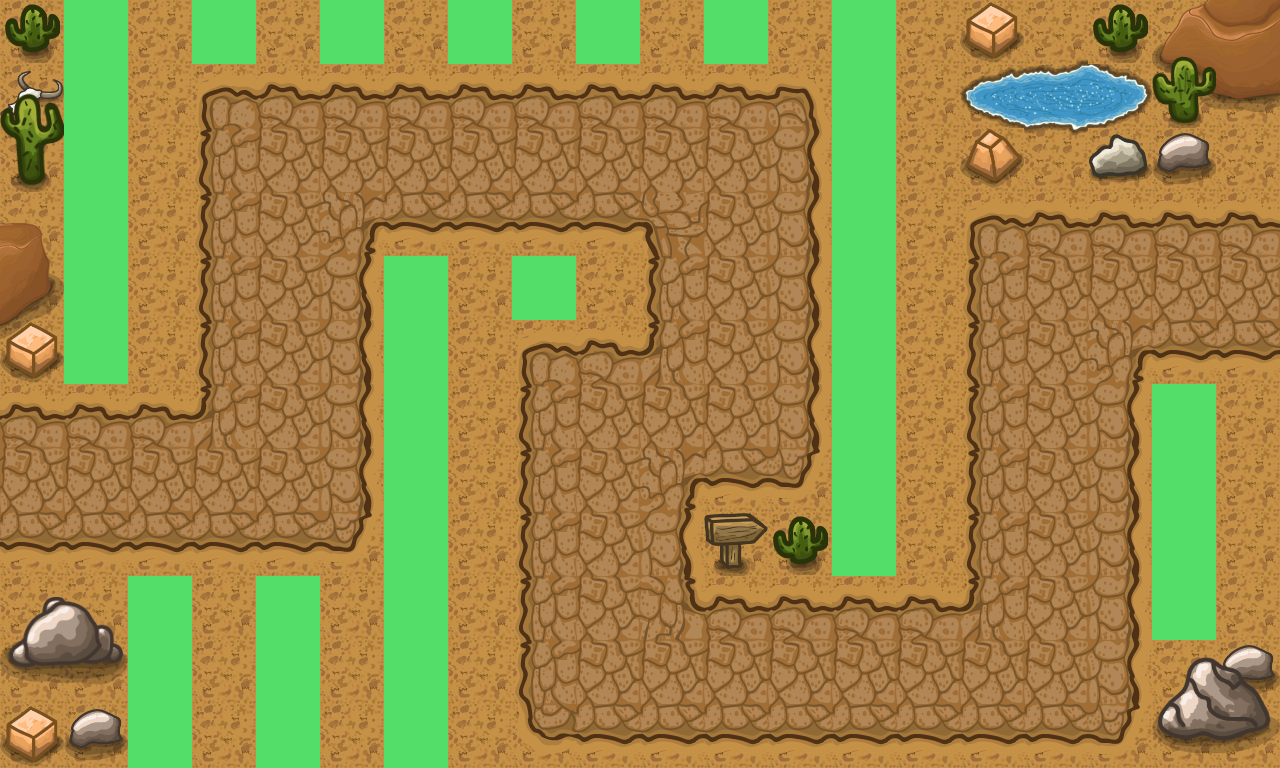

Rendered tile map (Tiled .tmx) drawn with the repository's tilesets; below, a short description and the full map source, tile grids included:
An orthogonal 20x12 tile map with 64x64 px tiles, 5 tile layers (Dirt, Pathing, Details1, Details3, ...) and 1 object.

<map version="1.10" tiledversion="1.11.2" orientation="orthogonal" renderorder="right-down" width="20" height="12" tilewidth="64" tileheight="64" infinite="0" nextlayerid="8" nextobjectid="2">
 <editorsettings>
  <export target="pellet-map..js" format="js" />
 </editorsettings>
 <tileset firstgid="1" source="tileset.tsx" />
 <layer id="1" name="Dirt" width="20" height="12">
  <data encoding="csv">
16,16,16,16,16,16,16,16,16,16,16,16,16,16,16,16,16,16,16,16,
16,16,16,16,16,16,16,16,16,16,16,16,16,16,16,16,16,16,16,16,
16,16,16,16,16,16,16,16,16,16,16,16,16,16,16,16,16,16,16,16,
16,16,16,16,16,16,16,16,16,16,16,16,16,16,16,16,16,16,16,16,
16,16,16,16,16,16,16,16,16,16,16,16,16,16,16,16,16,16,16,16,
16,16,16,16,16,16,16,16,16,16,16,16,16,16,16,16,16,16,16,16,
16,16,16,16,16,16,16,16,16,16,16,16,16,16,16,16,16,16,16,16,
16,16,16,16,16,16,16,16,16,16,16,16,16,16,16,16,16,16,16,16,
16,16,16,16,16,16,16,16,16,16,16,16,16,16,16,16,16,16,16,16,
16,16,16,16,16,16,16,16,16,16,16,16,16,16,16,16,16,16,16,16,
16,16,16,16,16,16,16,16,16,16,16,16,16,16,16,16,16,16,16,16,
16,16,16,16,16,16,16,16,16,16,16,16,16,16,16,16,16,16,16,16
</data>
 </layer>
 <layer id="2" name="Pathing" width="20" height="12">
  <data encoding="csv">
0,0,0,0,0,0,0,0,0,0,0,0,0,0,0,0,0,0,0,0,
0,0,0,4,5,5,5,5,5,5,5,5,6,0,0,0,0,0,0,0,
0,0,0,18,19,19,19,19,19,19,19,19,20,0,0,0,0,0,0,0,
0,0,0,18,19,22,33,33,33,33,21,19,20,0,0,4,5,5,5,5,
0,0,0,18,19,20,0,0,0,0,18,19,20,0,0,18,19,19,19,19,
0,0,0,18,19,20,0,0,4,5,7,19,20,0,0,18,19,22,33,33,
5,5,5,7,19,20,0,0,18,19,19,19,20,0,0,18,19,20,0,0,
19,19,19,19,19,20,0,0,18,19,22,33,34,0,0,18,19,20,0,0,
33,33,33,33,33,34,0,0,18,19,20,0,0,0,0,18,19,20,0,0,
0,0,0,0,0,0,0,0,18,19,8,5,5,5,5,7,19,20,0,0,
0,0,0,0,0,0,0,0,18,19,19,19,19,19,19,19,19,20,0,0,
0,0,0,0,0,0,0,0,32,33,33,33,33,33,33,33,33,34,0,0
</data>
 </layer>
 <layer id="3" name="Details1" width="20" height="12">
  <data encoding="csv">
49,0,0,0,0,0,0,0,0,0,0,0,0,0,0,0,0,0,127,128,
48,0,0,0,0,0,0,0,0,0,0,0,0,0,0,0,0,0,141,142,
0,0,0,0,0,0,0,0,0,0,0,0,0,0,0,0,0,0,0,0,
118,0,0,0,0,0,0,0,0,0,0,0,0,0,0,0,0,0,0,0,
132,0,0,0,0,0,0,0,0,0,0,0,0,0,0,0,0,0,0,0,
146,0,0,0,0,0,0,0,0,0,0,0,0,0,0,0,0,0,0,0,
0,0,0,0,0,0,0,0,0,0,0,0,0,0,0,0,0,0,0,0,
0,0,0,0,0,0,0,0,0,0,0,0,0,0,0,0,0,0,0,0,
0,0,0,0,0,0,0,0,0,0,0,0,0,0,0,0,0,0,0,0,
0,0,0,0,0,0,0,0,0,0,0,0,0,0,0,0,0,0,0,0,
0,0,0,0,0,0,0,0,0,0,0,0,0,0,0,0,0,0,0,46,
0,0,0,0,0,0,0,0,0,0,0,0,0,0,0,0,0,0,0,0
</data>
 </layer>
 <layer id="5" name="Details3" width="20" height="12">
  <data encoding="csv">
0,0,0,0,0,0,0,0,0,0,0,0,0,0,0,45,120,49,58,0,
57,0,0,0,0,0,0,0,0,0,0,0,0,0,0,133,134,135,72,0,
71,0,0,0,0,0,0,0,0,0,0,0,0,0,0,44,148,43,46,0,
0,0,0,0,0,0,0,0,0,0,0,0,0,0,0,0,0,0,0,0,
0,0,0,0,0,0,0,0,0,0,0,0,0,0,0,0,0,0,0,0,
45,0,0,0,0,0,0,0,0,0,0,0,0,0,0,0,0,0,0,0,
0,0,0,0,0,0,0,0,0,0,0,0,0,0,0,0,0,0,0,0,
0,0,0,0,0,0,0,0,0,0,0,0,0,0,0,0,0,0,0,0,
0,0,0,0,0,0,0,0,0,0,0,47,49,0,0,0,0,0,0,0,
93,94,0,0,0,0,0,0,0,0,0,0,0,0,0,0,0,0,0,0,
107,108,0,0,0,0,0,0,0,0,0,0,0,0,0,0,0,0,87,88,
45,46,0,0,0,0,0,0,0,0,0,0,0,0,0,0,0,0,101,102
</data>
 </layer>
 <objectgroup id="6" name="WayPoints">
  <object id="1" x="4" y="8">
   <polyline points="0,0 -100,468 286.667,470.667 288,144 736,148 734.667,406.667 602.667,404 602.667,652 1053.33,656 1056,276 1396,276" />
  </object>
 </objectgroup>
 <layer id="7" name="PlacementTiles" width="20" height="12">
  <data encoding="csv">
0,14,0,14,0,14,0,14,0,14,0,14,0,14,0,0,0,0,0,0,
0,14,0,0,0,0,0,0,0,0,0,0,0,14,0,0,0,0,0,0,
0,14,0,0,0,0,0,0,0,0,0,0,0,14,0,0,0,0,0,0,
0,14,0,0,0,0,0,0,0,0,0,0,0,14,0,0,0,0,0,0,
0,14,0,0,0,0,14,0,14,0,0,0,0,14,0,0,0,0,0,0,
0,14,0,0,0,0,14,0,0,0,0,0,0,14,0,0,0,0,0,0,
0,0,0,0,0,0,14,0,0,0,0,0,0,14,0,0,0,0,14,0,
0,0,0,0,0,0,14,0,0,0,0,0,0,14,0,0,0,0,14,0,
0,0,0,0,0,0,14,0,0,0,0,0,0,14,0,0,0,0,14,0,
0,0,14,0,14,0,14,0,0,0,0,0,0,0,0,0,0,0,14,0,
0,0,14,0,14,0,14,0,0,0,0,0,0,0,0,0,0,0,0,0,
0,0,14,0,14,0,14,0,0,0,0,0,0,0,0,0,0,0,0,0
</data>
 </layer>
</map>
